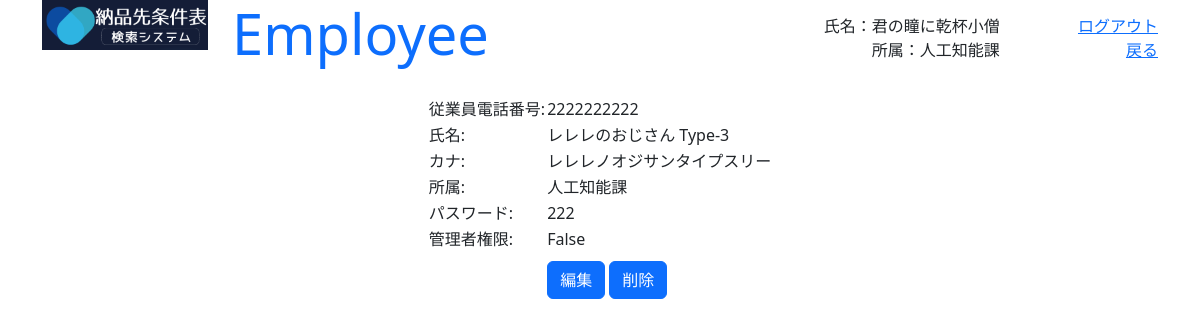
The app's page /employee/2/0 (signed in), older data.
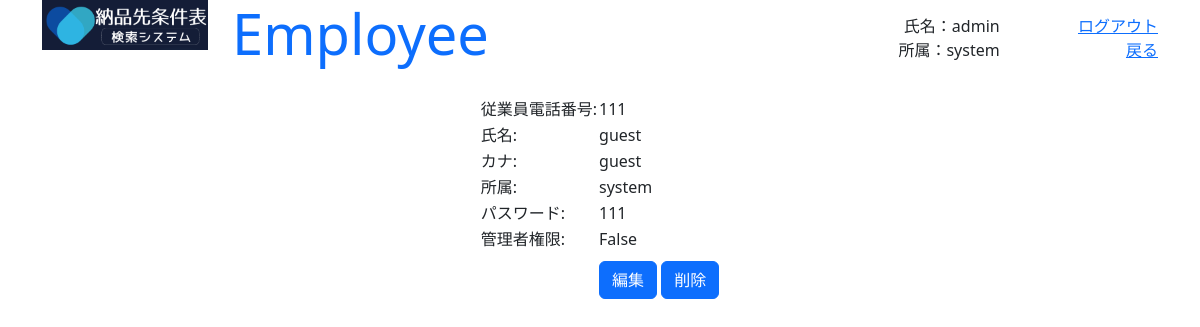
The same page, newer data.
### GreenLine/models.py (models this page shows, shortened)
class Employee(models.Model) :
    organization = models.ForeignKey(Organization, on_delete=models.CASCADE)
    name = models.CharField(max_length=32, default='')
    kana_regex = RegexValidator(regex=r'^[ァ-ヴー]+$', message='カナはカタカナのみ入力できます')
    kana = models.CharField(validators=[kana_regex], max_length=64, default='')
    phone_regex = RegexValidator(regex=r'^[0-9]+$', message='電話番号は半角数字のみ入力できます')
    phone = models.CharField(validators=[phone_regex], max_length=16, default='')
    password = models.CharField(max_length=16, default='')
    auth = models.BooleanField(default=False)

class Organization(models.Model) :
    name = models.CharField(max_length=200, default='')

### GreenLine/views.py (the view)
# urls.py: path('employee/<int:id>/<int:edit>', employee, name="employee"),
@csrf_exempt
def employee(request, id, edit) :
    print(id, edit)
    employee = get_employee(request, True)
    if not employee :
        return redirect('admin_login')
    target = Employee.objects.filter(id=id).first()
    params = {
        'title' : 'Employee',
        'msg' : '',
        'name' : employee.name,
        'organizaion' : employee.organization.name,
        'id' : id,
        'edit' : edit,
        'form' : EmployeeForm(instance=target)
    }
    if request.POST :
        form = EmployeeForm(data=request.POST)
        if edit == 1 :
            if form.is_valid() :
                params['msg'] = 'この内容で更新してよいですか？'
                params['form'] = form
            else :
                params['msg'] = '入力に誤りがあります'
        elif edit == 3 :
            target.phone = request.POST['phone']
            target.name = request.POST['name']
            target.kana = request.POST['kana']
            target.password = request.POST['password']
            print(request.POST['organization'])
            target.organization = Organization.objects.filter(id=request.POST['organization']).first()
            target.save()
            return redirect('show_employees')
    else :
        if edit == 2 :
            params['msg'] = '本当に削除しますか？'
        elif edit == 4 :
            target = Employee.objects.filter(id=id)
            target.delete()
            return redirect('show_employees')
    return render(request, 'employee.html', params)

### GreenLine/forms.py (called while the page is built)
    def get_organization(self) :
        return self.instance.organization.name

### GreenLine/views.py (called while the page is built)
def get_employee(request, auth_flg) :
    if not 'employee' in request.session :
        return None
    employee = Employee.objects.filter(id=request.session['employee']).first()
    if not employee :
        return None
    if auth_flg and not employee.auth :
        return None
    return employee

### GreenLine/templates/employee.html (shortened to what this page needs)
{% load static %}
<!doctype html>
<html lang="ja">
<head>
    <link href="https://cdn.jsdelivr.net/npm/bootstrap@5.3.0-alpha1/dist/css/bootstrap.min.css" rel="stylesheet">
</head>
<body class="container" style="height: 95vh;">
    <div class="row align-items-start">
        <div class="col-2"><img src="{% static 'title.png' %}" width="100%"></div>
        <div id="main_header" class="col-10 container" style="height: 10vh; padding-bottom: 10px;">
            <div class="row align-items-center">
            <div class="col-6 text-start"><h1 class="display-4 text-primary">{{ title }}</h1></div>
            <div class="col-4 container">
                <div class="row"><div class="col text-end">氏名：{{ name }}</div></div>
                <div class="row"><div class="col text-end">所属：{{ organizaion }}</div></div>
            </div>
            <div class="col container">
                <div class="row"><div class="col text-end"><a href="{% url 'admin_login' %}">ログアウト</a></div></div>
                <div class="row"><div class="col text-end"><a href="{% url 'admin_main' %}">戻る</a></div></div>
            </div>
            </div>
        </div>
        </div>
    <div id="employee" class="d-flex justify-content-center">
    <form action="{% url 'employee' id edit %}" method="POST">
    <table>
    {% if edit != 1 %}
        <tr><td>{{ form.phone.label_tag }}</td><td>{{ form.phone.value }}</td></tr>
        <tr><td>{{ form.name.label_tag }}</td><td>{{ form.name.value }}</td></tr>
        <tr><td>{{ form.kana.label_tag }}</td><td>{{ form.kana.value }}</td></tr>
        <tr><td>{{ form.organization.label_tag }}</td><td>{{ form.get_organization }}</td></tr>
        <tr><td>{{ form.password.label_tag }}</td><td>{{ form.password.value }}</td></tr>
        <tr><td>{{ form.auth.label_tag }}</td><td>{{ form.auth.value }}</td></tr>
        <tr><td></td><td>
            {% if edit < 2 %}
                <button class="btn btn-primary mt-2" onclick="onEdit(form)">編集</button>
                <button class="btn btn-primary mt-2" onclick="onDelete(form)">削除</button>
            {% else %}
                <button class="btn btn-primary mt-2" onclick="onDeleteExec(form)">実行</button>
            {% endif %}
        </td></tr>
    {% endif %}
    </table>
    </form>
    </div>
</body>
</html>

Row changes from the older to the newer data that the page shows:
changed Employee: name "君の瞳に乾杯小僧" → "admin"
changed Organization: name "人工知能課" → "system"
changed Employee: phone.value "2222222222" → "111"; name.value "レレレのおじさん Type-3" → "guest"; kana.value "レレレノオジサンタイプスリー" → "guest"; get_organization "人工知能課" → "system"; password.value "222" → "111"
